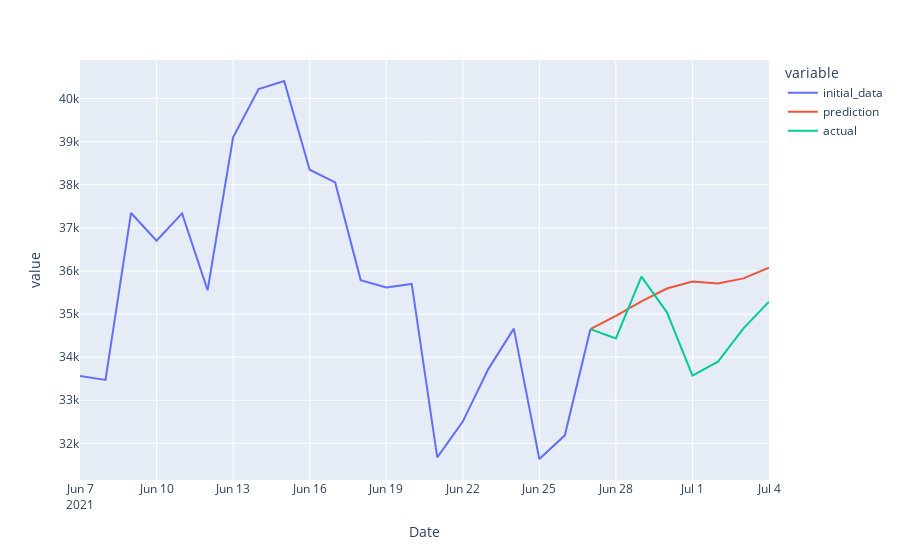

Notebook cell for this chart:
### Code cell
while True:
    print('Enter a date from which to generate predictions.')
    print(f'The date should be between {pred_point_start} and {pred_point_end}, and in "yyyy-mm-dd" format.')
    print('Enter "stop" to exit the loop.')
    date = input() # input a date with yyyy-mm-dd format
    if date == 'stop':
        break
    try:
        assert date in date_list[input_width:-output_width]
    except:
        print("[Error]: Please input a date in the valid range.")
        continue
    clear_output(wait=True)
    date = (datetime.strptime(date, '%Y-%m-%d') - timedelta(days=input_width)).strftime('%Y-%m-%d')
    tmp_df = df_raw.query('Date >= @date')[:(input_width + output_width)]
    input_data = torch.tensor(tmp_df.values[:input_width][:, 7:].astype('float32'))
    input_data = input_data.unsqueeze(dim=0)
    prediction = model(input_data)

    # Since the prediction is change percentate, we need to convert it 
    # to normal value
    initial_value = tmp_df[:input_width]['Adj Close'].values[-1]
    y_pred = [initial_value]
    for p in prediction[0, :]:
        y_pred.append(y_pred[-1] * np.exp(p.detach().numpy()))
    
    y_true = tmp_df[-(output_width+1):]['Adj Close'].values
    initial_data = tmp_df[:input_width]['Adj Close'].values

    tmp_df.loc[tmp_df.index[-(output_width+1):], 'actual'] = y_true
    tmp_df.loc[tmp_df.index[:input_width], 'initial_data'] = initial_data
    tmp_df.loc[tmp_df.index[-(output_width+1):], 'prediction'] = y_pred
    fig = px.line(tmp_df, x='Date', y=['initial_data', 'prediction', 'actual'])
    fig.show()
    mape = np.round(np.mean(abs((y_true - y_pred)/y_true)), 3)*100
    print(f'MAPE: {mape}%')

### Figure 1 — Plotly figure (JSON) as saved in the notebook; plotly's stock layout.template omitted (floating-point values rounded to 4 significant figures)
{"data": [{"hovertemplate": "variable=initial_data<br>Date=%{x}<br>value=%{y}<extra></extra>", "legendgroup": "initial_data", "line": {"color": "#636efa", "dash": "solid"}, "marker": {"symbol": "circle"}, "mode": "lines", "name": "initial_data", "orientation": "v", "showlegend": true, "type": "scatter", "x": ["2021-06-07", "2021-06-08", "2021-06-09", "2021-06-10", "2021-06-11", "2021-06-12", "2021-06-13", "2021-06-14", "2021-06-15", "2021-06-16", "2021-06-17", "2021-06-18", "2021-06-19", "2021-06-20", "2021-06-21", "2021-06-22", "2021-06-23", "2021-06-24", "2021-06-25", "2021-06-26", "2021-06-27", "2021-06-28", "2021-06-29", "2021-06-30", "2021-07-01", "2021-07-02", "2021-07-03", "2021-07-04"], "xaxis": "x", "y": [33560.0, 33470.0, 37350.0, 36700.0, 37330.0, 35550.0, 39100.0, 40220.0, 40410.0, 38350.0, 38050.0, 35790.0, 35620.0, 35700.0, 31680.0, 32510.0, 33720.0, 34660.0, 31640.0, 32190.0, 34650.0, null, null, null, null, null, null, null], "yaxis": "y"}, {"hovertemplate": "variable=prediction<br>Date=%{x}<br>value=%{y}<extra></extra>", "legendgroup": "prediction", "line": {"color": "#EF553B", "dash": "solid"}, "marker": {"symbol": "circle"}, "mode": "lines", "name": "prediction", "orientation": "v", "showlegend": true, "type": "scatter", "x": ["2021-06-07", "2021-06-08", "2021-06-09", "2021-06-10", "2021-06-11", "2021-06-12", "2021-06-13", "2021-06-14", "2021-06-15", "2021-06-16", "2021-06-17", "2021-06-18", "2021-06-19", "2021-06-20", "2021-06-21", "2021-06-22", "2021-06-23", "2021-06-24", "2021-06-25", "2021-06-26", "2021-06-27", "2021-06-28", "2021-06-29", "2021-06-30", "2021-07-01", "2021-07-02", "2021-07-03", "2021-07-04"], "xaxis": "x", "y": [null, null, null, null, null, null, null, null, null, null, null, null, null, null, null, null, null, null, null, null, 34650.0, 34960.0, 35300.0, 35590.0, 35760.0, 35710.0, 35830.0, 36080.0], "yaxis": "y"}, {"hovertemplate": "variable=actual<br>Date=%{x}<br>value=%{y}<extra></extra>", "legendgroup": "actual", "line": {"color": "#00cc96", "dash": "solid"}, "marker": {"symbol": "circle"}, "mode": "lines", "name": "actual", "orientation": "v", "showlegend": true, "type": "scatter", "x": ["2021-06-07", "2021-06-08", "2021-06-09", "2021-06-10", "2021-06-11", "2021-06-12", "2021-06-13", "2021-06-14", "2021-06-15", "2021-06-16", "2021-06-17", "2021-06-18", "2021-06-19", "2021-06-20", "2021-06-21", "2021-06-22", "2021-06-23", "2021-06-24", "2021-06-25", "2021-06-26", "2021-06-27", "2021-06-28", "2021-06-29", "2021-06-30", "2021-07-01", "2021-07-02", "2021-07-03", "2021-07-04"], "xaxis": "x", "y": [null, null, null, null, null, null, null, null, null, null, null, null, null, null, null, null, null, null, null, null, 34650.0, 34430.0, 35870.0, 35040.0, 33570.0, 33900.0, 34670.0, 35290.0], "yaxis": "y"}], "layout": {"legend": {"title": {"text": "variable"}, "tracegroupgap": 0}, "margin": {"t": 60}, "xaxis": {"anchor": "y", "domain": [0, 1], "title": {"text": "Date"}}, "yaxis": {"anchor": "x", "domain": [0, 1], "title": {"text": "value"}}}}
